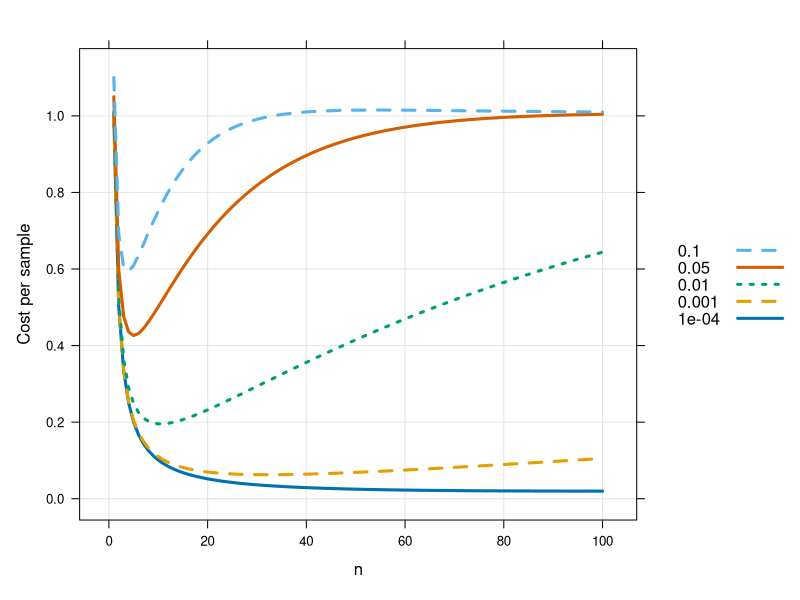

Reproduce this figure in R.

sum((1:6)^2 )/6
3.5^2


df <- expand.grid(n = 1:100, p = c(.0001,.001, .01, .05, .1))
head(df)
dim(df)
df <- within(df,
             {
               Etests <- 1* (1-p)^n + (n + 1) * (1 - (1 - p)^n)
               Cost_per_sample <- Etests/n
             }
             )

library(latticeExtra)
trellis.par.set(superpose.line = list(lwd=3, lty = 1:3))
xyplot(Cost_per_sample ~ n, df, 
       groups = p, type = 'l',
       ylab = "Cost per sample",
       auto.key = list(reverse.rows = T)) +
  layer_(panel.grid(h=-1, v = -1))
